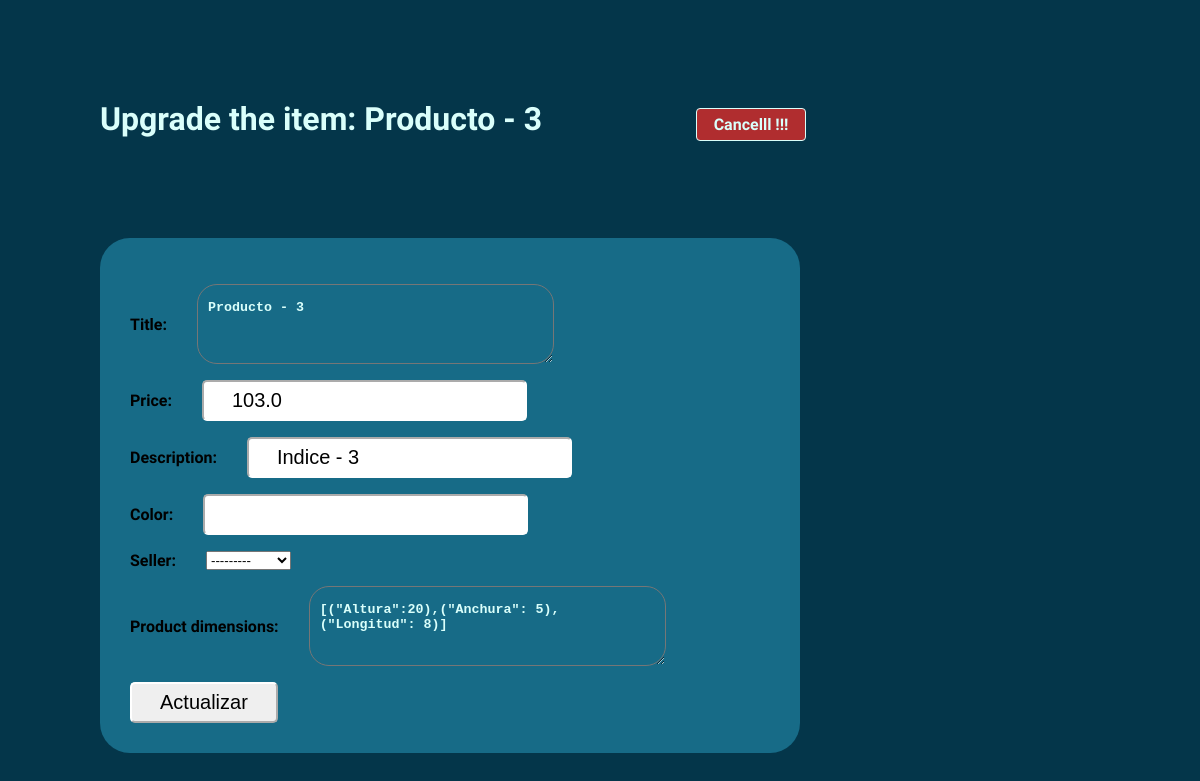
The page /update_view/6 on the database its author committed.
### dear_app/models.py (models this page shows, shortened)
class Product(models.Model):
    title = models.TextField(max_length=100, default='Prducto nuevo')
    price = models.FloatField(default=100)
    description = models.CharField(max_length=100,default='On sale')
    color = ColorField(null = True)
    seller = models.ForeignKey(Market,on_delete=models.CASCADE,null=True, blank=True)
    product_dimensions = models.TextField(default='[("Altura":20),("Anchura": 5),("Longitud": 8)]')
    slug = models.SlugField(db_index=True, blank = True,default='new-product')

### dear_app/views.py (the view)
# urls.py: path('update_view/<int:product_id>', update_view, name='update_view'),
def update_view(request, product_id=None):
    instance = get_object_or_404(Product, id=product_id)
    form = ProductModelForm(request.POST or None, instance=instance)
    if form.is_valid():
        instance = form.save(commit=False)
        instance.save()
        messages.success(request,'Producto actualizado con éxito!!!')
        return HttpResponseRedirect(f'/detail_view/{instance.id}')
    context = {
        'form': form,
        'product': instance
    }
    return render(request, 'pages/update_view.html', context)

### dear_app/forms.py
class ProductModelForm(forms.ModelForm):
    class Meta:
        model = Product
        fields = [
            'title',
            'price',
            'description',
            'color',
            'seller',
            'product_dimensions'
        ]

### dear_app/models.py (called while the page is built)
    def __str__(self):
        return self.name

### dear_app/templates/pages/update_view.html (shortened to what this page needs)
{% load static %}
<!DOCTYPE html>
<html lang="en">
<head>
    <link rel='stylesheet' href="{% static 'dear_app/update.css' %}">
</head>
<body>
    <div>
        <h1>Upgrade the item: {{product.title}}</h1>
        <a href='/detail_view/{{product.id}}'>Cancelll !!!</a>
    </div>
    <form method='POST' action=''>
        {{form.as_p}}
        <input type='submit' value='Actualizar'>
    </form>
</body>
</html>

### dear_app/static/dear_app/update.css (style rules this page uses)
:root { --var1: inline-block; --var2: 100px; --var3: white; }
*,*:before,*:after { box-sizing: border-box; }
body,html { height: 100%; }
body { padding: 0; margin: 0; font-family: 'REM', sans-serif; background-color: rgb(4, 54, 74); color: black; }
h1 { color: rgb(218, 255, 251); display: var(--var1); margin: var(--var2); }
a { padding: 6px 10px; background-color: rgba(201, 44, 44, 0.875); text-decoration: none; color: rgb(218, 255, 251); border: 1.5px solid; margin-left: 50px; font-weight: bold; width: 110px; display: inline-block; text-align: center; border-radius: 4px; }
form { background-color: rgb(23, 107, 135); padding: 8px 5px; display: var(--var1); width: 700px; margin-left: var(--var2); padding: 30px; border-radius: 30px; font-weight: bold; }
input { padding: 7px 28px; color: color; border-radius: 5px; border-color: var(--var3); font-size: 20px; }
label { margin-right: 30px; }
p { border-radius: 30px; display: flex; align-items: center; }
textarea { border-radius: 20px; padding: 15px 10px; background-color: rgb(23, 107, 135); color: rgb(218, 255, 251); font-weight: bold; height: 80px; }

### rows shown on the page
Product: title "Producto - 3", price "103.0", description "Indice - 3", seller "---------", product_dimensions "[(\"Altura\":20),(\"Anchura\": 5),(\"Longitud\": 8)]"
